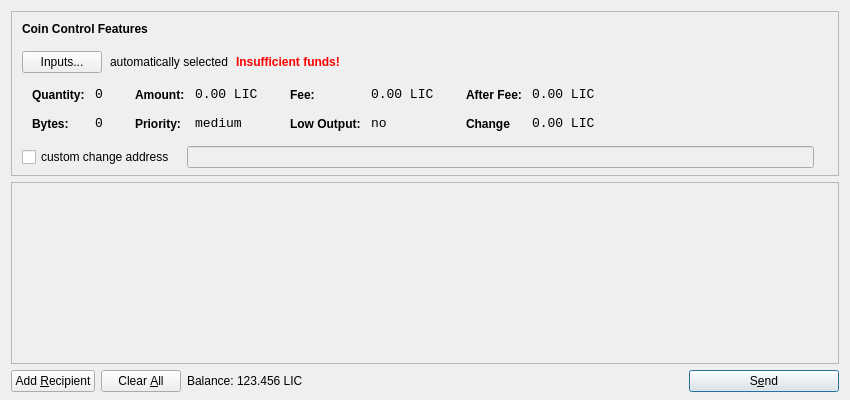
<?xml version="1.0" encoding="UTF-8"?>
<ui version="4.0">
 <class>SendCoinsDialog</class>
 <widget class="QDialog" name="SendCoinsDialog">
  <property name="geometry">
   <rect>
    <x>0</x>
    <y>0</y>
    <width>850</width>
    <height>400</height>
   </rect>
  </property>
  <property name="windowTitle">
   <string>Send Coins</string>
  </property>
  <layout class="QVBoxLayout" name="verticalLayout" stretch="0,1,0">
   <property name="bottomMargin">
    <number>8</number>
   </property>
   <item>
    <widget class="QFrame" name="frameCoinControl">
     <property name="sizePolicy">
      <sizepolicy hsizetype="Expanding" vsizetype="Expanding">
       <horstretch>0</horstretch>
       <verstretch>0</verstretch>
      </sizepolicy>
     </property>
     <property name="maximumSize">
      <size>
       <width>16777215</width>
       <height>16777215</height>
      </size>
     </property>
     <property name="frameShape">
      <enum>QFrame::StyledPanel</enum>
     </property>
     <property name="frameShadow">
      <enum>QFrame::Sunken</enum>
     </property>
     <layout class="QVBoxLayout" name="verticalLayoutCoinControl2">
      <property name="spacing">
       <number>-1</number>
      </property>
      <property name="leftMargin">
       <number>0</number>
      </property>
      <property name="topMargin">
       <number>0</number>
      </property>
      <property name="rightMargin">
       <number>0</number>
      </property>
      <property name="bottomMargin">
       <number>6</number>
      </property>
      <item>
       <layout class="QVBoxLayout" name="verticalLayoutCoinControl" stretch="0,0,0,0,1">
        <property name="spacing">
         <number>0</number>
        </property>
        <property name="leftMargin">
         <number>10</number>
        </property>
        <property name="topMargin">
         <number>10</number>
        </property>
        <item>
         <layout class="QHBoxLayout" name="horizontalLayoutCoinControl1">
          <property name="bottomMargin">
           <number>15</number>
          </property>
          <item>
           <widget class="QLabel" name="labelCoinControlFeatures">
            <property name="sizePolicy">
             <sizepolicy hsizetype="Preferred" vsizetype="Maximum">
              <horstretch>0</horstretch>
              <verstretch>0</verstretch>
             </sizepolicy>
            </property>
            <property name="font">
             <font>
              <weight>75</weight>
              <bold>true</bold>
             </font>
            </property>
            <property name="styleSheet">
             <string notr="true">font-weight:bold;</string>
            </property>
            <property name="text">
             <string>Coin Control Features</string>
            </property>
           </widget>
          </item>
         </layout>
        </item>
        <item>
         <layout class="QHBoxLayout" name="horizontalLayoutCoinControl2" stretch="0,0,0,0">
          <property name="spacing">
           <number>8</number>
          </property>
          <property name="bottomMargin">
           <number>10</number>
          </property>
          <item>
           <widget class="QPushButton" name="pushButtonCoinControl">
            <property name="styleSheet">
             <string notr="true"/>
            </property>
            <property name="text">
             <string>Inputs...</string>
            </property>
           </widget>
          </item>
          <item>
           <widget class="QLabel" name="labelCoinControlAutomaticallySelected">
            <property name="text">
             <string>automatically selected</string>
            </property>
            <property name="margin">
             <number>5</number>
            </property>
           </widget>
          </item>
          <item>
           <widget class="QLabel" name="labelCoinControlInsuffFunds">
            <property name="font">
             <font>
              <weight>75</weight>
              <bold>true</bold>
             </font>
            </property>
            <property name="styleSheet">
             <string notr="true">color:red;font-weight:bold;</string>
            </property>
            <property name="text">
             <string>Insufficient funds!</string>
            </property>
            <property name="margin">
             <number>5</number>
            </property>
           </widget>
          </item>
          <item>
           <spacer name="horizontalSpacerCoinControl">
            <property name="orientation">
             <enum>Qt::Horizontal</enum>
            </property>
            <property name="sizeHint" stdset="0">
             <size>
              <width>40</width>
              <height>1</height>
             </size>
            </property>
           </spacer>
          </item>
         </layout>
        </item>
        <item>
         <widget class="QWidget" name="widgetCoinControl" native="true">
          <property name="sizePolicy">
           <sizepolicy hsizetype="Preferred" vsizetype="Preferred">
            <horstretch>0</horstretch>
            <verstretch>0</verstretch>
           </sizepolicy>
          </property>
          <property name="minimumSize">
           <size>
            <width>0</width>
            <height>0</height>
           </size>
          </property>
          <property name="styleSheet">
           <string notr="true"/>
          </property>
          <layout class="QHBoxLayout" name="horizontalLayoutCoinControl5">
           <property name="margin">
            <number>0</number>
           </property>
           <item>
            <layout class="QHBoxLayout" name="horizontalLayoutCoinControl3" stretch="0,0,0,1">
             <property name="spacing">
              <number>20</number>
             </property>
             <property name="topMargin">
              <number>0</number>
             </property>
             <property name="bottomMargin">
              <number>10</number>
             </property>
             <item>
              <layout class="QFormLayout" name="formLayoutCoinControl1">
               <property name="horizontalSpacing">
                <number>10</number>
               </property>
               <property name="verticalSpacing">
                <number>14</number>
               </property>
               <property name="leftMargin">
                <number>10</number>
               </property>
               <property name="topMargin">
                <number>4</number>
               </property>
               <property name="rightMargin">
                <number>6</number>
               </property>
               <item row="0" column="0">
                <widget class="QLabel" name="labelCoinControlQuantityText">
                 <property name="styleSheet">
                  <string notr="true">font-weight:bold;</string>
                 </property>
                 <property name="text">
                  <string>Quantity:</string>
                 </property>
                 <property name="margin">
                  <number>0</number>
                 </property>
                </widget>
               </item>
               <item row="0" column="1">
                <widget class="QLabel" name="labelCoinControlQuantity">
                 <property name="font">
                  <font>
                   <family>Monospace</family>
                   <pointsize>10</pointsize>
                  </font>
                 </property>
                 <property name="cursor">
                  <cursorShape>IBeamCursor</cursorShape>
                 </property>
                 <property name="contextMenuPolicy">
                  <enum>Qt::ActionsContextMenu</enum>
                 </property>
                 <property name="text">
                  <string>0</string>
                 </property>
                 <property name="margin">
                  <number>0</number>
                 </property>
                 <property name="textInteractionFlags">
                  <set>Qt::LinksAccessibleByMouse|Qt::TextSelectableByKeyboard|Qt::TextSelectableByMouse</set>
                 </property>
                </widget>
               </item>
               <item row="1" column="0">
                <widget class="QLabel" name="labelCoinControlBytesText">
                 <property name="styleSheet">
                  <string notr="true">font-weight:bold;</string>
                 </property>
                 <property name="text">
                  <string>Bytes:</string>
                 </property>
                </widget>
               </item>
               <item row="1" column="1">
                <widget class="QLabel" name="labelCoinControlBytes">
                 <property name="font">
                  <font>
                   <family>Monospace</family>
                   <pointsize>10</pointsize>
                  </font>
                 </property>
                 <property name="cursor">
                  <cursorShape>IBeamCursor</cursorShape>
                 </property>
                 <property name="contextMenuPolicy">
                  <enum>Qt::ActionsContextMenu</enum>
                 </property>
                 <property name="text">
                  <string>0</string>
                 </property>
                 <property name="textInteractionFlags">
                  <set>Qt::LinksAccessibleByMouse|Qt::TextSelectableByKeyboard|Qt::TextSelectableByMouse</set>
                 </property>
                </widget>
               </item>
              </layout>
             </item>
             <item>
              <layout class="QFormLayout" name="formLayoutCoinControl2">
               <property name="horizontalSpacing">
                <number>10</number>
               </property>
               <property name="verticalSpacing">
                <number>14</number>
               </property>
               <property name="leftMargin">
                <number>6</number>
               </property>
               <property name="topMargin">
                <number>4</number>
               </property>
               <property name="rightMargin">
                <number>6</number>
               </property>
               <item row="0" column="0">
                <widget class="QLabel" name="labelCoinControlAmountText">
                 <property name="styleSheet">
                  <string notr="true">font-weight:bold;</string>
                 </property>
                 <property name="text">
                  <string>Amount:</string>
                 </property>
                 <property name="margin">
                  <number>0</number>
                 </property>
                </widget>
               </item>
               <item row="0" column="1">
                <widget class="QLabel" name="labelCoinControlAmount">
                 <property name="font">
                  <font>
                   <family>Monospace</family>
                   <pointsize>10</pointsize>
                  </font>
                 </property>
                 <property name="cursor">
                  <cursorShape>IBeamCursor</cursorShape>
                 </property>
                 <property name="contextMenuPolicy">
                  <enum>Qt::ActionsContextMenu</enum>
                 </property>
                 <property name="text">
                  <string>0.00 LIC</string>
                 </property>
                 <property name="textInteractionFlags">
                  <set>Qt::LinksAccessibleByMouse|Qt::TextSelectableByKeyboard|Qt::TextSelectableByMouse</set>
                 </property>
                </widget>
               </item>
               <item row="1" column="0">
                <widget class="QLabel" name="labelCoinControlPriorityText">
                 <property name="styleSheet">
                  <string notr="true">font-weight:bold;</string>
                 </property>
                 <property name="text">
                  <string>Priority:</string>
                 </property>
                </widget>
               </item>
               <item row="1" column="1">
                <widget class="QLabel" name="labelCoinControlPriority">
                 <property name="font">
                  <font>
                   <family>Monospace</family>
                   <pointsize>10</pointsize>
                  </font>
                 </property>
                 <property name="cursor">
                  <cursorShape>IBeamCursor</cursorShape>
                 </property>
                 <property name="contextMenuPolicy">
                  <enum>Qt::ActionsContextMenu</enum>
                 </property>
                 <property name="text">
                  <string>medium</string>
                 </property>
                 <property name="textInteractionFlags">
                  <set>Qt::LinksAccessibleByMouse|Qt::TextSelectableByKeyboard|Qt::TextSelectableByMouse</set>
                 </property>
                </widget>
               </item>
              </layout>
             </item>
             <item>
              <layout class="QFormLayout" name="formLayoutCoinControl3">
               <property name="horizontalSpacing">
                <number>10</number>
               </property>
               <property name="verticalSpacing">
                <number>14</number>
               </property>
               <property name="leftMargin">
                <number>6</number>
               </property>
               <property name="topMargin">
                <number>4</number>
               </property>
               <property name="rightMargin">
                <number>6</number>
               </property>
               <item row="0" column="0">
                <widget class="QLabel" name="labelCoinControlFeeText">
                 <property name="styleSheet">
                  <string notr="true">font-weight:bold;</string>
                 </property>
                 <property name="text">
                  <string>Fee:</string>
                 </property>
                 <property name="margin">
                  <number>0</number>
                 </property>
                </widget>
               </item>
               <item row="0" column="1">
                <widget class="QLabel" name="labelCoinControlFee">
                 <property name="font">
                  <font>
                   <family>Monospace</family>
                   <pointsize>10</pointsize>
                  </font>
                 </property>
                 <property name="cursor">
                  <cursorShape>IBeamCursor</cursorShape>
                 </property>
                 <property name="contextMenuPolicy">
                  <enum>Qt::ActionsContextMenu</enum>
                 </property>
                 <property name="text">
                  <string>0.00 LIC</string>
                 </property>
                 <property name="textInteractionFlags">
                  <set>Qt::LinksAccessibleByMouse|Qt::TextSelectableByKeyboard|Qt::TextSelectableByMouse</set>
                 </property>
                </widget>
               </item>
               <item row="1" column="0">
                <widget class="QLabel" name="labelCoinControlLowOutputText">
                 <property name="styleSheet">
                  <string notr="true">font-weight:bold;</string>
                 </property>
                 <property name="text">
                  <string>Low Output:</string>
                 </property>
                </widget>
               </item>
               <item row="1" column="1">
                <widget class="QLabel" name="labelCoinControlLowOutput">
                 <property name="font">
                  <font>
                   <family>Monospace</family>
                   <pointsize>10</pointsize>
                  </font>
                 </property>
                 <property name="cursor">
                  <cursorShape>IBeamCursor</cursorShape>
                 </property>
                 <property name="contextMenuPolicy">
                  <enum>Qt::ActionsContextMenu</enum>
                 </property>
                 <property name="text">
                  <string>no</string>
                 </property>
                 <property name="textInteractionFlags">
                  <set>Qt::LinksAccessibleByMouse|Qt::TextSelectableByKeyboard|Qt::TextSelectableByMouse</set>
                 </property>
                </widget>
               </item>
              </layout>
             </item>
             <item>
              <layout class="QFormLayout" name="formLayoutCoinControl4">
               <property name="horizontalSpacing">
                <number>10</number>
               </property>
               <property name="verticalSpacing">
                <number>14</number>
               </property>
               <property name="leftMargin">
                <number>6</number>
               </property>
               <property name="topMargin">
                <number>4</number>
               </property>
               <property name="rightMargin">
                <number>6</number>
               </property>
               <item row="0" column="0">
                <widget class="QLabel" name="labelCoinControlAfterFeeText">
                 <property name="styleSheet">
                  <string notr="true">font-weight:bold;</string>
                 </property>
                 <property name="text">
                  <string>After Fee:</string>
                 </property>
                 <property name="margin">
                  <number>0</number>
                 </property>
                </widget>
               </item>
               <item row="0" column="1">
                <widget class="QLabel" name="labelCoinControlAfterFee">
                 <property name="font">
                  <font>
                   <family>Monospace</family>
                   <pointsize>10</pointsize>
                  </font>
                 </property>
                 <property name="cursor">
                  <cursorShape>IBeamCursor</cursorShape>
                 </property>
                 <property name="contextMenuPolicy">
                  <enum>Qt::ActionsContextMenu</enum>
                 </property>
                 <property name="text">
                  <string>0.00 LIC</string>
                 </property>
                 <property name="textInteractionFlags">
                  <set>Qt::LinksAccessibleByMouse|Qt::TextSelectableByKeyboard|Qt::TextSelectableByMouse</set>
                 </property>
                </widget>
               </item>
               <item row="1" column="0">
                <widget class="QLabel" name="labelCoinControlChangeText">
                 <property name="styleSheet">
                  <string notr="true">font-weight:bold;</string>
                 </property>
                 <property name="text">
                  <string>Change</string>
                 </property>
                </widget>
               </item>
               <item row="1" column="1">
                <widget class="QLabel" name="labelCoinControlChange">
                 <property name="font">
                  <font>
                   <family>Monospace</family>
                   <pointsize>10</pointsize>
                  </font>
                 </property>
                 <property name="cursor">
                  <cursorShape>IBeamCursor</cursorShape>
                 </property>
                 <property name="contextMenuPolicy">
                  <enum>Qt::ActionsContextMenu</enum>
                 </property>
                 <property name="text">
                  <string>0.00 LIC</string>
                 </property>
                 <property name="textInteractionFlags">
                  <set>Qt::LinksAccessibleByMouse|Qt::TextSelectableByKeyboard|Qt::TextSelectableByMouse</set>
                 </property>
                </widget>
               </item>
              </layout>
             </item>
            </layout>
           </item>
          </layout>
         </widget>
        </item>
        <item>
         <layout class="QHBoxLayout" name="horizontalLayoutCoinControl4" stretch="0,0,0">
          <property name="spacing">
           <number>12</number>
          </property>
          <property name="sizeConstraint">
           <enum>QLayout::SetDefaultConstraint</enum>
          </property>
          <property name="topMargin">
           <number>5</number>
          </property>
          <property name="rightMargin">
           <number>5</number>
          </property>
          <item>
           <widget class="QCheckBox" name="checkBoxCoinControlChange">
            <property name="text">
             <string>custom change address</string>
            </property>
           </widget>
          </item>
          <item>
           <widget class="QLineEdit" name="lineEditCoinControlChange">
            <property name="enabled">
             <bool>false</bool>
            </property>
            <property name="sizePolicy">
             <sizepolicy hsizetype="Expanding" vsizetype="Fixed">
              <horstretch>0</horstretch>
              <verstretch>0</verstretch>
             </sizepolicy>
            </property>
           </widget>
          </item>
          <item>
           <widget class="QLabel" name="labelCoinControlChangeLabel">
            <property name="sizePolicy">
             <sizepolicy hsizetype="Preferred" vsizetype="Expanding">
              <horstretch>0</horstretch>
              <verstretch>0</verstretch>
             </sizepolicy>
            </property>
            <property name="minimumSize">
             <size>
              <width>0</width>
              <height>0</height>
             </size>
            </property>
            <property name="text">
             <string/>
            </property>
            <property name="margin">
             <number>3</number>
            </property>
           </widget>
          </item>
         </layout>
        </item>
        <item>
         <spacer name="verticalSpacerCoinControl">
          <property name="orientation">
           <enum>Qt::Vertical</enum>
          </property>
          <property name="sizeHint" stdset="0">
           <size>
            <width>800</width>
            <height>1</height>
           </size>
          </property>
         </spacer>
        </item>
       </layout>
      </item>
     </layout>
    </widget>
   </item>
   <item>
    <widget class="QScrollArea" name="scrollArea">
     <property name="widgetResizable">
      <bool>true</bool>
     </property>
     <widget class="QWidget" name="scrollAreaWidgetContents">
      <property name="geometry">
       <rect>
        <x>0</x>
        <y>0</y>
        <width>830</width>
        <height>165</height>
       </rect>
      </property>
      <layout class="QVBoxLayout" name="verticalLayout_2">
       <property name="margin">
        <number>0</number>
       </property>
       <item>
        <layout class="QVBoxLayout" name="entries">
         <property name="spacing">
          <number>6</number>
         </property>
        </layout>
       </item>
       <item>
        <spacer name="verticalSpacer">
         <property name="orientation">
          <enum>Qt::Vertical</enum>
         </property>
         <property name="sizeHint" stdset="0">
          <size>
           <width>20</width>
           <height>40</height>
          </size>
         </property>
        </spacer>
       </item>
      </layout>
     </widget>
    </widget>
   </item>
   <item>
    <layout class="QHBoxLayout" name="horizontalLayout">
     <item>
      <widget class="QPushButton" name="addButton">
       <property name="toolTip">
        <string>Send to multiple recipients at once</string>
       </property>
       <property name="text">
        <string>Add &amp;Recipient</string>
       </property>
       <property name="icon">
        <iconset resource="../bitcoin.qrc">
         <normaloff>:/icons/add</normaloff>:/icons/add</iconset>
       </property>
       <property name="autoDefault">
        <bool>false</bool>
       </property>
      </widget>
     </item>
     <item>
      <widget class="QPushButton" name="clearButton">
       <property name="sizePolicy">
        <sizepolicy hsizetype="Minimum" vsizetype="Fixed">
         <horstretch>0</horstretch>
         <verstretch>0</verstretch>
        </sizepolicy>
       </property>
       <property name="toolTip">
        <string>Remove all transaction fields</string>
       </property>
       <property name="text">
        <string>Clear &amp;All</string>
       </property>
       <property name="icon">
        <iconset resource="../bitcoin.qrc">
         <normaloff>:/icons/remove</normaloff>:/icons/remove</iconset>
       </property>
       <property name="autoRepeatDelay">
        <number>300</number>
       </property>
       <property name="autoDefault">
        <bool>false</bool>
       </property>
      </widget>
     </item>
     <item>
      <layout class="QHBoxLayout" name="horizontalLayout_2">
       <property name="spacing">
        <number>3</number>
       </property>
       <item>
        <widget class="QLabel" name="label">
         <property name="sizePolicy">
          <sizepolicy hsizetype="Preferred" vsizetype="Fixed">
           <horstretch>0</horstretch>
           <verstretch>0</verstretch>
          </sizepolicy>
         </property>
         <property name="text">
          <string>Balance:</string>
         </property>
        </widget>
       </item>
       <item>
        <widget class="QLabel" name="labelBalance">
         <property name="sizePolicy">
          <sizepolicy hsizetype="Preferred" vsizetype="Fixed">
           <horstretch>0</horstretch>
           <verstretch>0</verstretch>
          </sizepolicy>
         </property>
         <property name="cursor">
          <cursorShape>IBeamCursor</cursorShape>
         </property>
         <property name="text">
          <string>123.456 LIC</string>
         </property>
         <property name="textInteractionFlags">
          <set>Qt::LinksAccessibleByMouse|Qt::TextSelectableByKeyboard|Qt::TextSelectableByMouse</set>
         </property>
        </widget>
       </item>
      </layout>
     </item>
     <item>
      <spacer name="horizontalSpacer">
       <property name="orientation">
        <enum>Qt::Horizontal</enum>
       </property>
       <property name="sizeHint" stdset="0">
        <size>
         <width>40</width>
         <height>20</height>
        </size>
       </property>
      </spacer>
     </item>
     <item>
      <widget class="QPushButton" name="sendButton">
       <property name="minimumSize">
        <size>
         <width>150</width>
         <height>0</height>
        </size>
       </property>
       <property name="toolTip">
        <string>Confirm the send action</string>
       </property>
       <property name="text">
        <string>S&amp;end</string>
       </property>
       <property name="icon">
        <iconset resource="../bitcoin.qrc">
         <normaloff>:/icons/send</normaloff>:/icons/send</iconset>
       </property>
       <property name="default">
        <bool>true</bool>
       </property>
      </widget>
     </item>
    </layout>
   </item>
  </layout>
 </widget>
 <resources>
  <include location="../bitcoin.qrc"/>
 </resources>
 <connections/>
</ui>
